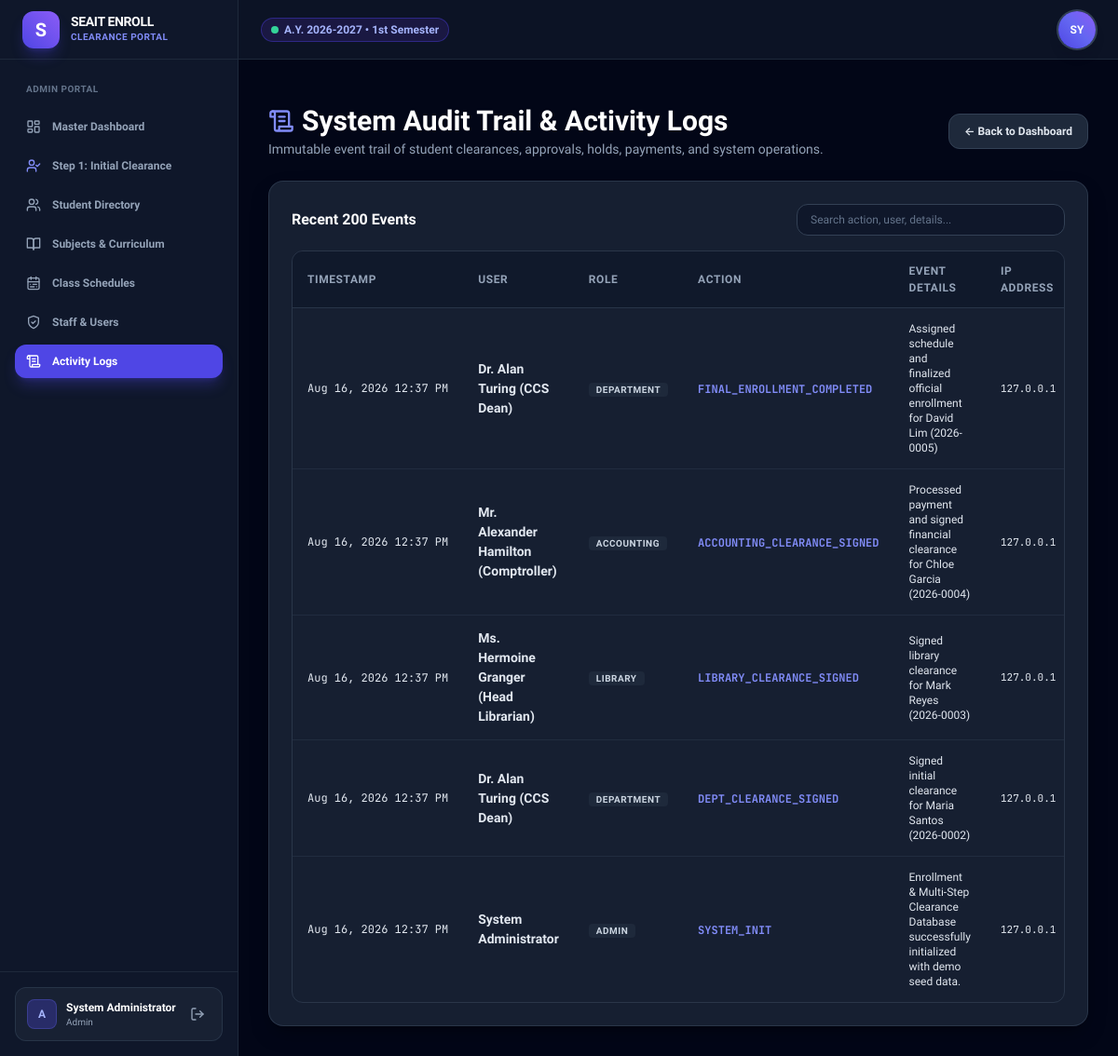
Page /modules/admin/audit_logs.php (signed in) on the committed database.
### tables this page shows
CREATE TABLE `users` (
    `id` INT NOT NULL AUTO_INCREMENT PRIMARY KEY,
    `username` VARCHAR(60) NOT NULL UNIQUE,
    `email` VARCHAR(100) NOT NULL UNIQUE,
    `password` VARCHAR(255) NOT NULL,
    `role` ENUM('admin', 'student', 'department', 'library', 'accounting', 'registrar') NOT NULL,
    `full_name` VARCHAR(100) NOT NULL,
    `department_id` INT DEFAULT NULL,
    `avatar` VARCHAR(255) DEFAULT NULL,
    `status` ENUM('active', 'inactive') DEFAULT 'active',
    `created_at` TIMESTAMP DEFAULT CURRENT_TIMESTAMP
);

CREATE TABLE `academic_terms` (
    `id` INT NOT NULL AUTO_INCREMENT PRIMARY KEY,
    `academic_year` VARCHAR(20) NOT NULL,
    `semester` VARCHAR(20) NOT NULL,
    `is_active` TINYINT(1) DEFAULT 0,
    `created_at` TIMESTAMP DEFAULT CURRENT_TIMESTAMP
);

CREATE TABLE `activity_logs` (
    `id` INT NOT NULL AUTO_INCREMENT PRIMARY KEY,
    `user_id` INT DEFAULT NULL,
    `action` VARCHAR(100) NOT NULL,
    `details` TEXT DEFAULT NULL,
    `ip_address` VARCHAR(50) DEFAULT NULL,
    `created_at` TIMESTAMP DEFAULT CURRENT_TIMESTAMP
);

### config/functions.php (called while the page is built, shortened)
<?php
function url($path = '') {
    return BASE_URL . ltrim($path, '/');
}
function is_logged_in() {
    return isset($_SESSION['user_id']) && !empty($_SESSION['user_id']);
}
function current_user() {
    return [
        'id'            => $_SESSION['user_id'] ?? null,
        'username'      => $_SESSION['username'] ?? '',
        'email'         => $_SESSION['email'] ?? '',
        'role'          => $_SESSION['role'] ?? '',
        'full_name'     => $_SESSION['full_name'] ?? '',
        'department_id' => $_SESSION['department_id'] ?? null,
        'student_id'    => $_SESSION['student_id'] ?? null,
        'student_no'    => $_SESSION['student_no'] ?? null,
        'program_id'    => $_SESSION['program_id'] ?? null,
        'program_code'  => $_SESSION['program_code'] ?? null,
    ];
}
function get_active_term() {
    $db = getDB();
    $stmt = $db->query("SELECT * FROM academic_terms WHERE is_active = 1 LIMIT 1");
    $term = $stmt->fetch();
    return $term;
}
function format_date($datetime, $format = 'M d, Y h:i A') {
    return date($format, strtotime($datetime));
}

### modules/admin/audit_logs.php (the view, shortened to what this page needs)
<?php
require_once __DIR__ . '/../../config/functions.php';
$db = getDB();
$logs = $db->query("SELECT a.*, u.username, u.full_name, u.role
                    FROM activity_logs a
                    LEFT JOIN users u ON a.user_id = u.id
                    ORDER BY a.id DESC LIMIT 200")->fetchAll();
include __DIR__ . '/../../includes/header.php';
?>
<div class="space-y-6 max-w-7xl mx-auto">
    <div class="flex flex-col sm:flex-row sm:items-center justify-between gap-4">
        <div>
            <h1 class="text-2xl sm:text-3xl font-extrabold text-white flex items-center gap-2">
                <i data-lucide="scroll-text" class="w-7 h-7 text-indigo-400"></i>
                System Audit Trail & Activity Logs
            </h1>
            <p class="text-xs sm:text-sm text-slate-400 mt-0.5">
                Immutable event trail of student clearances, approvals, holds, payments, and system operations.
            </p>
        </div>
        <a href="<?= url('modules/admin/dashboard.php') ?>" class="px-4 py-2.5 bg-slate-800 hover:bg-slate-700 text-slate-200 text-xs font-semibold rounded-xl border border-slate-700 flex items-center gap-2 transition-all">
            &larr; Back to Dashboard
        </a>
    </div>
    <div class="glass-card p-6 space-y-4">
        <div class="flex flex-col sm:flex-row sm:items-center justify-between gap-4">
            <h2 class="text-base font-bold text-white">Recent 200 Events</h2>
            <div class="w-full sm:w-72">
                <input type="text" data-table-search="logs-table" placeholder="Search action, user, details..." class="w-full bg-slate-900 border border-slate-700 rounded-xl px-3.5 py-2 text-xs text-white placeholder-slate-500 focus:outline-none focus:border-indigo-500">
            </div>
        </div>
        <div class="data-table-container">
            <table class="data-table" id="logs-table">
                <thead>
                    <tr>
                        <th>Timestamp</th>
                        <th>User</th>
                        <th>Role</th>
                        <th>Action</th>
                        <th>Event Details</th>
                        <th>IP Address</th>
                    </tr>
                </thead>
                <tbody>
                    <?php if (empty($logs)): ?>
                        <tr>
                            <td colspan="6" class="text-center py-8 text-slate-500 italic">No activity logs recorded.</td>
                        </tr>
                    <?php else: ?>
                        <?php foreach ($logs as $log): ?>
                            <tr>
                                <td class="font-mono text-xs text-slate-400 whitespace-nowrap"><?= format_date($log['created_at']) ?></td>
                                <td class="font-semibold text-white"><?= htmlspecialchars($log['full_name'] ?? ($log['username'] ?? 'System')) ?></td>
                                <td>
                                    <span class="px-2 py-0.5 rounded text-[10px] font-bold uppercase tracking-wider bg-slate-800 text-slate-300">
                                        <?= htmlspecialchars($log['role'] ?? 'System') ?>
                                    </span>
                                </td>
                                <td>
                                    <span class="font-mono text-xs font-bold text-indigo-400">
                                        <?= htmlspecialchars($log['action']) ?>
                                    </span>
                                </td>
                                <td class="text-xs text-slate-300"><?= htmlspecialchars($log['details']) ?></td>
                                <td class="font-mono text-[11px] text-slate-500"><?= htmlspecialchars($log['ip_address'] ?? '127.0.0.1') ?></td>
                            </tr>
                        <?php endforeach; ?>
                    <?php endif; ?>
                </tbody>
            </table>
        </div>
    </div>
</div>
<?php include __DIR__ . '/../../includes/footer.php'; ?>

### includes/header.php (shortened to what this page needs)
<?php
require_once __DIR__ . '/../config/functions.php';
$user = current_user();
$active_term = get_active_term();
?>
<!DOCTYPE html>
<html lang="en" class="dark">
<head>
    <script src="https://cdn.tailwindcss.com"></script>
    <link rel="stylesheet" href="<?= url('assets/css/style.css') ?>">
    <link rel="stylesheet" href="<?= url('assets/css/print.css') ?>" media="print">
</head>
<body class="bg-slate-950 text-slate-100 flex min-h-screen">
    <?php if (is_logged_in()): ?>
    <?php include __DIR__ . '/sidebar.php'; ?>
    <?php endif; ?>
    <div class="flex-1 flex flex-col min-w-0">
        <?php if (is_logged_in()): ?>
        <header class="h-16 bg-slate-900/80 backdrop-blur-md border-b border-slate-800 flex items-center justify-between px-4 sm:px-6 z-30 sticky top-0">
            <div class="flex items-center gap-3">
                <div class="flex items-center gap-2">
                    <span class="inline-flex items-center gap-1.5 px-2.5 py-1 rounded-full text-xs font-semibold bg-indigo-950/80 text-indigo-300 border border-indigo-700/50">
                        <span class="w-2 h-2 rounded-full bg-emerald-400 animate-pulse"></span>
                        A.Y. <?= htmlspecialchars($active_term['academic_year']) ?> &bull; <?= htmlspecialchars($active_term['semester']) ?>
                    </span>
                </div>
            </div>
            <div class="flex items-center gap-4">
                <div class="relative" id="user-profile-menu-container">
                    <button type="button" id="user-profile-btn" onclick="toggleUserProfileDropdown(event)" class="w-10 h-10 rounded-full bg-gradient-to-tr from-indigo-600 via-indigo-500 to-violet-500 hover:from-indigo-500 hover:to-violet-400 flex items-center justify-center font-bold text-xs text-white shadow-lg ring-2 ring-slate-700 hover:ring-indigo-400 active:scale-95 transition-all focus:outline-none cursor-pointer select-none" aria-label="User profile menu" aria-expanded="false" title="Tap to toggle Actions Menu">
                        <span id="user-avatar-initials" class="pointer-events-none"><?= strtoupper(substr($user['full_name'] ?? $user['username'], 0, 2)) ?></span>
                    </button>
                </div>
            </div>
        </header>
        <?php endif; ?>
        <div class="px-4 sm:px-6 pt-4">
        </div>
        <main class="flex-1 overflow-y-auto p-4 sm:p-6 lg:p-8">

### includes/sidebar.php (shortened to what this page needs)
<?php
require_once __DIR__ . '/../config/functions.php';
$user = current_user();
$role = $user['role'] ?? '';
$current_page = $_SERVER['SCRIPT_NAME'] ?? '';
?>
<aside id="main-sidebar" class="w-64 bg-slate-900 border-r border-slate-800 flex flex-col justify-between shrink-0 transition-transform -translate-x-full md:translate-x-0 fixed md:static inset-y-0 left-0 z-40">
    <div>
        <div class="h-16 flex items-center px-6 border-b border-slate-800">
            <a href="<?= url('index.php') ?>" class="flex items-center gap-3">
                <div class="w-10 h-10 rounded-xl bg-gradient-to-tr from-indigo-600 to-violet-500 flex items-center justify-center font-black text-xl text-white shadow-lg shadow-indigo-600/30 shrink-0">
                    S
                </div>
                <div class="overflow-hidden">
                    <div class="font-extrabold text-white text-sm tracking-tight leading-none">SEAIT ENROLL</div>
                    <div class="text-[10px] text-indigo-400 font-semibold uppercase tracking-wider mt-0.5">Clearance Portal</div>
                </div>
            </a>
        </div>
        <nav class="p-4 space-y-1.5 text-xs font-semibold">
            <div class="px-3 py-2 text-[10px] uppercase tracking-wider text-slate-500 font-bold">
                <?= ucfirst($role) ?> Portal
            </div>
            <?php if ($role === 'student'): ?>
                <a href="<?= url('modules/student/dashboard.php') ?>" class="flex items-center gap-3 px-3 py-2.5 rounded-xl <?= strpos($current_page, 'student/dashboard') !== false ? 'bg-indigo-600 text-white shadow-lg shadow-indigo-600/30' : 'text-slate-400 hover:text-slate-100 hover:bg-slate-800' ?> transition-all">
                    <i data-lucide="check-circle-2" class="w-4 h-4"></i>
                    Clearance Tracker
                </a>
                <a href="<?= url('modules/student/schedule.php') ?>" class="flex items-center gap-3 px-3 py-2.5 rounded-xl <?= strpos($current_page, 'student/schedule') !== false ? 'bg-indigo-600 text-white shadow-lg shadow-indigo-600/30' : 'text-slate-400 hover:text-slate-100 hover:bg-slate-800' ?> transition-all">
                    <i data-lucide="calendar" class="w-4 h-4"></i>
                    My Class Schedule
                </a>
                <a href="<?= url('modules/student/print_cor.php') ?>" class="flex items-center gap-3 px-3 py-2.5 rounded-xl <?= strpos($current_page, 'student/print_cor') !== false ? 'bg-indigo-600 text-white shadow-lg shadow-indigo-600/30' : 'text-slate-400 hover:text-slate-100 hover:bg-slate-800' ?> transition-all">
                    <i data-lucide="file-badge-2" class="w-4 h-4"></i>
                    Certificate of Reg. (COR)
                </a>
            <?php elseif ($role === 'admin'): ?>
                <a href="<?= url('modules/admin/dashboard.php') ?>" class="flex items-center gap-3 px-3 py-2.5 rounded-xl <?= strpos($current_page, 'admin/dashboard') !== false ? 'bg-indigo-600 text-white shadow-lg shadow-indigo-600/30' : 'text-slate-400 hover:text-slate-100 hover:bg-slate-800' ?> transition-all">
                    <i data-lucide="layout-dashboard" class="w-4 h-4"></i>
                    Master Dashboard
                </a>
                <a href="<?= url('modules/department/initial_queue.php') ?>" class="flex items-center gap-3 px-3 py-2.5 rounded-xl <?= strpos($current_page, 'department/initial_queue') !== false ? 'bg-indigo-600 text-white shadow-lg shadow-indigo-600/30' : 'text-slate-400 hover:text-slate-100 hover:bg-slate-800' ?> transition-all">
                    <i data-lucide="user-check" class="w-4 h-4 text-indigo-400"></i>
                    Step 1: Initial Clearance
                </a>
                <a href="<?= url('modules/admin/students.php') ?>" class="flex items-center gap-3 px-3 py-2.5 rounded-xl <?= strpos($current_page, 'admin/students') !== false ? 'bg-indigo-600 text-white shadow-lg shadow-indigo-600/30' : 'text-slate-400 hover:text-slate-100 hover:bg-slate-800' ?> transition-all">
                    <i data-lucide="users" class="w-4 h-4"></i>
                    Student Directory
                </a>
                <a href="<?= url('modules/admin/subjects.php') ?>" class="flex items-center gap-3 px-3 py-2.5 rounded-xl <?= strpos($current_page, 'admin/subjects') !== false ? 'bg-indigo-600 text-white shadow-lg shadow-indigo-600/30' : 'text-slate-400 hover:text-slate-100 hover:bg-slate-800' ?> transition-all">
                    <i data-lucide="book-open" class="w-4 h-4"></i>
                    Subjects & Curriculum
                </a>
                <a href="<?= url('modules/admin/schedules.php') ?>" class="flex items-center gap-3 px-3 py-2.5 rounded-xl <?= strpos($current_page, 'admin/schedules') !== false ? 'bg-indigo-600 text-white shadow-lg shadow-indigo-600/30' : 'text-slate-400 hover:text-slate-100 hover:bg-slate-800' ?> transition-all">
                    <i data-lucide="calendar-range" class="w-4 h-4"></i>
                    Class Schedules
                </a>
                <a href="<?= url('modules/admin/users.php') ?>" class="flex items-center gap-3 px-3 py-2.5 rounded-xl <?= strpos($current_page, 'admin/users') !== false ? 'bg-indigo-600 text-white shadow-lg shadow-indigo-600/30' : 'text-slate-400 hover:text-slate-100 hover:bg-slate-800' ?> transition-all">
                    <i data-lucide="shield-check" class="w-4 h-4"></i>
                    Staff & Users
                </a>
                <a href="<?= url('modules/admin/audit_logs.php') ?>" class="flex items-center gap-3 px-3 py-2.5 rounded-xl <?= strpos($current_page, 'admin/audit_logs') !== false ? 'bg-indigo-600 text-white shadow-lg shadow-indigo-600/30' : 'text-slate-400 hover:text-slate-100 hover:bg-slate-800' ?> transition-all">
                    <i data-lucide="scroll-text" class="w-4 h-4"></i>
                    Activity Logs
                </a>
            <?php endif; ?>
        </nav>
    </div>
    <div class="p-4 border-t border-slate-800">
        <div onclick="openUserProfileModal()" class="bg-slate-800/60 hover:bg-slate-800 p-3 rounded-xl border border-slate-700/60 hover:border-indigo-500/40 flex items-center justify-between cursor-pointer transition-all group" title="Click to view Account Profile">
            <div class="flex items-center gap-2.5 min-w-0">
                <div class="w-8 h-8 rounded-lg bg-indigo-600/30 border border-indigo-500/30 flex items-center justify-center font-bold text-xs text-indigo-300 group-hover:bg-indigo-600 group-hover:text-white transition-colors">
                    <?= strtoupper(substr($user['username'] ?? 'U', 0, 1)) ?>
                </div>
                <div class="min-w-0">
                    <div class="text-xs font-bold text-white truncate"><?= htmlspecialchars($user['full_name'] ?? $user['username']) ?></div>
                    <div class="text-[10px] text-slate-400 capitalize truncate"><?= htmlspecialchars($user['role']) ?></div>
                </div>
            </div>
            <a href="<?= url('logout.php') ?>" onclick="event.stopPropagation()" title="Log out" class="text-slate-400 hover:text-rose-400 p-1.5 rounded-lg hover:bg-slate-700/50 transition-colors">
                <i data-lucide="log-out" class="w-4 h-4"></i>
            </a>
        </div>
    </div>
</aside>

### rows in the picture
users: role "ADMIN", username "A", full_name "System Administrator", role "Admin", full_name "SY"
academic_terms: academic_year "2026-2027", semester "1st Semester"
activity_logs: created_at "Aug 16, 2026 12:37 PM", user.full_name "Dr. Alan Turing (CCS Dean)", user.role "DEPARTMENT", action "FINAL_ENROLLMENT_COMPLETED", details "Assigned schedule and finalized official enrollment for David Lim (2026-0005)", ip_address "127.0.0.1"
activity_logs: created_at "Aug 16, 2026 12:37 PM", user.full_name "Mr. Alexander Hamilton (Comptroller)", user.role "ACCOUNTING", action "ACCOUNTING_CLEARANCE_SIGNED", details "Processed payment and signed financial clearance for Chloe Garcia (2026-0004)", ip_address "127.0.0.1"
activity_logs: created_at "Aug 16, 2026 12:37 PM", user.full_name "Ms. Hermoine Granger (Head Librarian)", user.role "LIBRARY", action "LIBRARY_CLEARANCE_SIGNED", details "Signed library clearance for Mark Reyes (2026-0003)", ip_address "127.0.0.1"
activity_logs: created_at "Aug 16, 2026 12:37 PM", user.full_name "Dr. Alan Turing (CCS Dean)", user.role "DEPARTMENT", action "DEPT_CLEARANCE_SIGNED", details "Signed initial clearance for Maria Santos (2026-0002)", ip_address "127.0.0.1"
activity_logs: created_at "Aug 16, 2026 12:37 PM", user.full_name "System Administrator", user.role "ADMIN", action "SYSTEM_INIT", details "Enrollment & Multi-Step Clearance Database successfully initialized with demo seed data.", ip_address "127.0.0.1"
